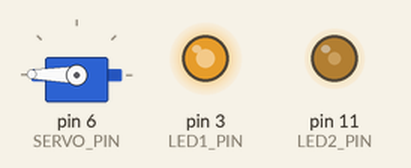
Simulated run of this sketch. Board: Arduino Uno, built with avr-gcc and run on an emulated ATmega328P. Shown: servo, output pins drawn as LEDs (lit = HIGH).

Above: at 0.05 s.
At 0.5 s:
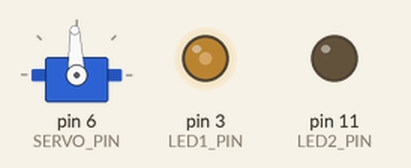
At 0.7 s:
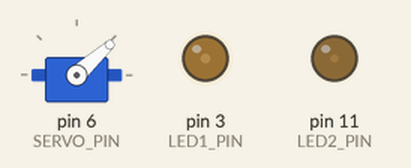
At 0.95 s:
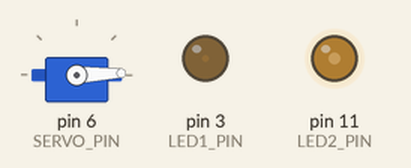
At 1.4 s:
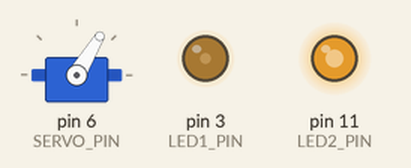
At 1.85 s:
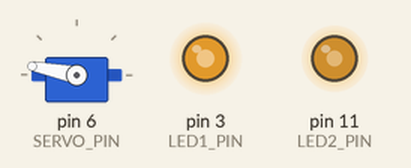
Timing chart, 0 to 4.6 s (numbered marks = the images above):
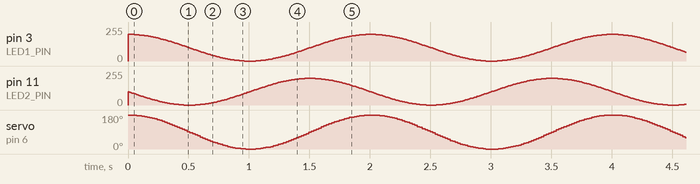

The sketch:

task5-1.ino
```cpp
#include <Servo.h>
#include <math.h>
#define LED1_PIN 3
#define LED2_PIN 11
#define SERVO_PIN 6
Servo myservo;
float phase=0;
float cosvalue=0;
float shifted_cosvalue=0;

void setup() {
  pinMode(LED1_PIN, OUTPUT);
  pinMode(LED2_PIN, OUTPUT);
  myservo.attach(SERVO_PIN);
  myservo.write(180);
}

void loop() {
  phase=(millis()%2000)/2000.0;
  cosvalue=1+cos(2*PI*phase);
  shifted_cosvalue=1+cos(2*PI*phase+PI/2);
  analogWrite(LED1_PIN, (int)(100*cosvalue));
  analogWrite(LED2_PIN, (int)(100*shifted_cosvalue));
  myservo.write((int)(90*cosvalue));
  delay(10);
}
```
